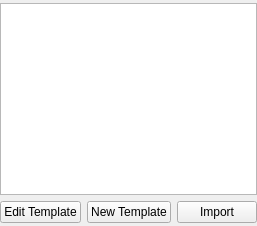
                 <widget class="QWidget" name="PropertiesSelectPage">
                  <layout class="QVBoxLayout" name="verticalLayout_20">
                   <property name="leftMargin">
                    <number>0</number>
                   </property>
                   <property name="topMargin">
                    <number>3</number>
                   </property>
                   <property name="rightMargin">
                    <number>0</number>
                   </property>
                   <property name="bottomMargin">
                    <number>3</number>
                   </property>
                   <item>
                    <widget class="QListWidget" name="PropertiesTemplatesListWidget">
                     <property name="font">
                      <font>
                       <pointsize>11</pointsize>
                      </font>
                     </property>
                     <property name="toolTip">
                      <string>&lt;html&gt;&lt;head/&gt;&lt;body&gt;&lt;p&gt;A list of common properties like &lt;/p&gt;&lt;p&gt;_exptl_crystal_colour: yellow, red, blue, ...&lt;/p&gt;&lt;p&gt;Lists defined here will appear as dropdown menus in the main Table.&lt;/p&gt;&lt;/body&gt;&lt;/html&gt;</string>
                     </property>
                     <property name="selectionMode">
                      <enum>QAbstractItemView::SingleSelection</enum>
                     </property>
                     <property name="selectionBehavior">
                      <enum>QAbstractItemView::SelectRows</enum>
                     </property>
                    </widget>
                   </item>
                   <item>
                    <layout class="QHBoxLayout" name="horizontalLayout_Buttons2">
                     <item>
                      <widget class="QPushButton" name="EditPropertyTemplateButton">
                       <property name="text">
                        <string>Edit Template</string>
                       </property>
                      </widget>
                     </item>
                     <item>
                      <widget class="QPushButton" name="NewPropertyTemplateButton">
                       <property name="text">
                        <string>New Template</string>
                       </property>
                      </widget>
                     </item>
                     <item>
                      <widget class="QPushButton" name="ImportPropertyTemplateButton">
                       <property name="text">
                        <string>Import</string>
                       </property>
                      </widget>
                     </item>
                    </layout>
                   </item>
                  </layout>
                 </widget>
